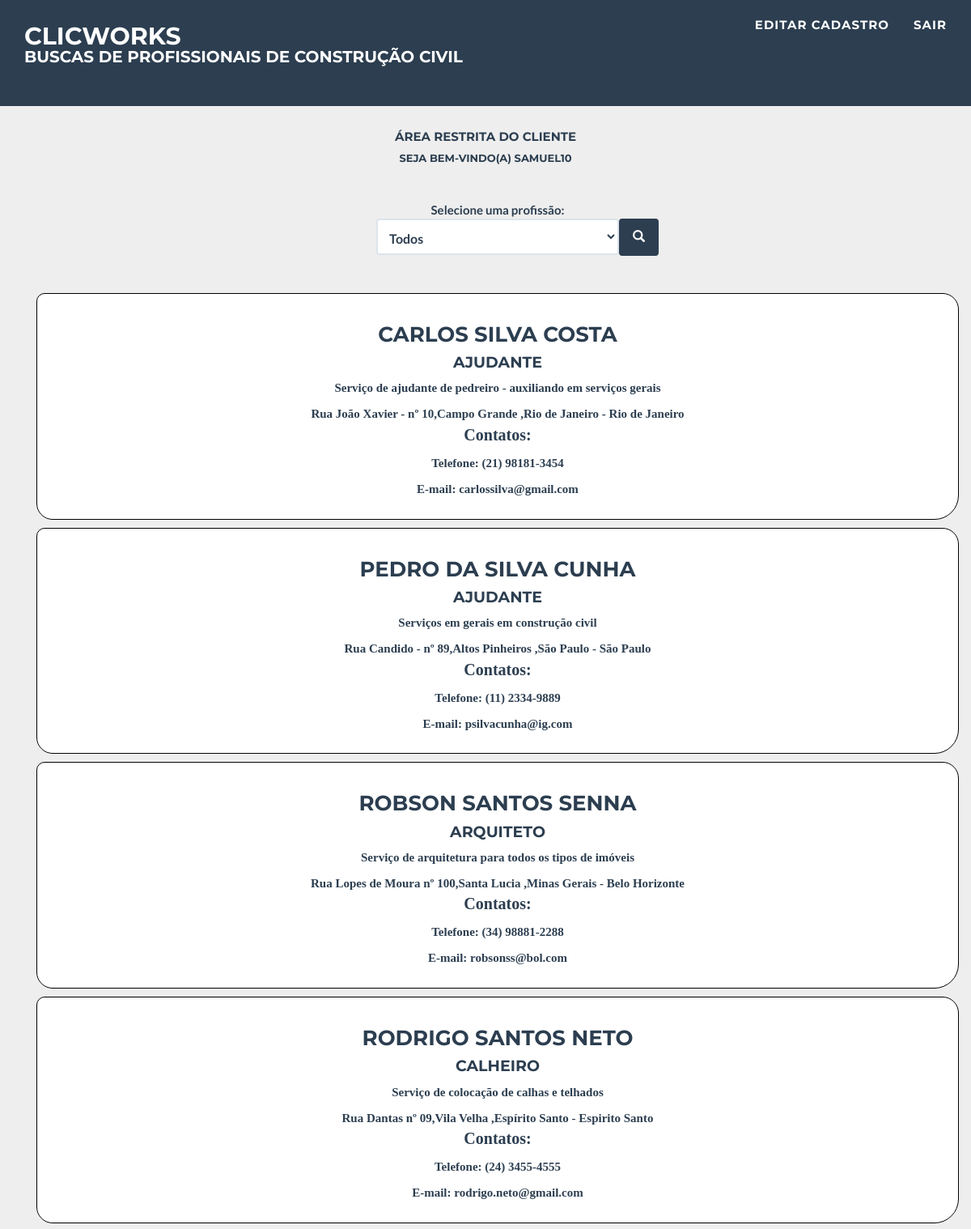
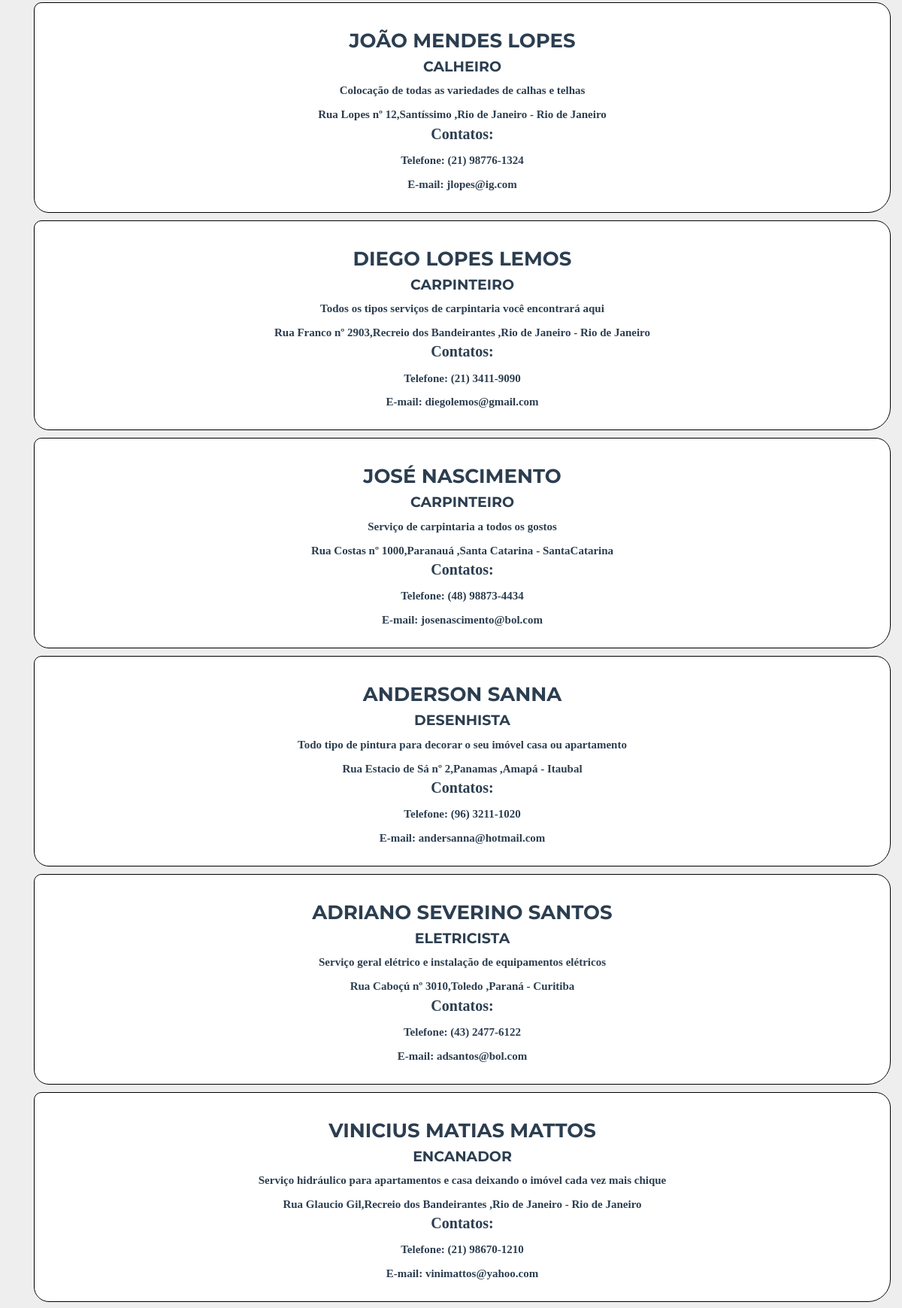
The page /views/areaCliente.php (signed in, upper part) on the database its author committed (2 pictures, top to bottom).
### tables this page shows
CREATE TABLE IF NOT EXISTS `profissionais` (
  `id_pro` int(11) NOT NULL AUTO_INCREMENT,
  `id_login_pro` int(11) NOT NULL,
  `id_serv_pro` int(11) NOT NULL,
  `nome_pro` varchar(200) NOT NULL,
  `cpf_pro` varchar(100) NOT NULL,
  `data_nascimento_pro` datetime NOT NULL,
  `data_cadastro_pro` datetime NOT NULL,
  `escolaridade_pro` varchar(100) NOT NULL,
  `endereco_pro` varchar(200) NOT NULL,
  `cep_pro` varchar(100) NOT NULL,
  `bairro_pro` varchar(100) NOT NULL,
  `cidade_pro` varchar(100) NOT NULL,
  `estado_pro` varchar(100) NOT NULL,
  `resumo_experiencia_pro` varchar(500) NOT NULL,
  `telefone_pro` varchar(100) NOT NULL,
  `email_pro` varchar(200) NOT NULL,
  PRIMARY KEY (`id_pro`),
  KEY `id_login_str` (`id_login_pro`),
  KEY `id_serv_str` (`id_serv_pro`)
);

CREATE TABLE IF NOT EXISTS `servicos` (
  `id_serv` int(11) NOT NULL AUTO_INCREMENT,
  `nome_serv` varchar(200) NOT NULL,
  PRIMARY KEY (`id_serv`)
);

### controllers/profissionalController.php (called while the page is built, shortened)
<?php
require_once("../Model/profissionalModel.php");
require_once("../Model/servicoModel.php");
require_once("../dao/mao_De_Obra_Dao.php");
class profissionalController {
	static function exibirDadosProfissionais(){
		$mao_De_Obra_Dao = new mao_De_Obra_Dao();
        $result = $mao_De_Obra_Dao->exibirDadosProfissionais();
		$listaCadastrosProfissionais = array();
		$indice = 1;
        if (($result -> rowCount()) >= 1){
            foreach($result as $pr) {
				$profissionalModel = new profissionalModel();
				$servicoModel = new servicoModel();
				$cadastroProfissionalModel = new cadastroProfissionalModel();
				$profissionalModel->setId_pro($pr[0]);
				$profissionalModel->setId_login_pro($pr[1]);
				$profissionalModel->setId_serv_pro($pr[2]);
				$profissionalModel->setNome_pro($pr[3]);
				$profissionalModel->setCpf_pro($pr[4]);
				$profissionalModel->setData_Nascimento_pro($pr[5]);
				$profissionalModel->setData_Cadastro_pro($pr[6]);
				$profissionalModel->setEscolaridade_pro($pr[7]);
				$profissionalModel->setEndereco_pro($pr[8]);
				$profissionalModel->setCep_pro($pr[9]);
				$profissionalModel->setBairro_pro($pr[10]);
				$profissionalModel->setCidade_pro($pr[11]);
				$profissionalModel->setEstado_pro($pr[12]);
				$profissionalModel->setResumo_experiencia_pro($pr[13]);
				$profissionalModel->setTelefone_pro($pr[14]);
				$profissionalModel->setEmail_pro($pr[15]);
				$servicoModel->setid_serv($pr[16]);
				$servicoModel->setNome_serv($pr[17]);
				$cadastroProfissionalModel->setProfissionalModel($profissionalModel);
				$cadastroProfissionalModel->setServicoModel($servicoModel);
				$listaCadastrosProfissionais[$indice] = $cadastroProfissionalModel;
				$indice++;
			}
		}
		return $listaCadastrosProfissionais;
	}
}

### db/conexao.php (called while the page is built, shortened)
<?php
class Conexao extends PDO {
    private $conn = "mysql:host=localhost; dbname=mao_de_obra; charset=utf8";
    private $usuario = "root";
    private $senha = "";
    public $handle = null;
    function __construct() {
        try {
            if ($this->handle == null) {
                $dbh = parent::__construct($this->conn, $this->usuario, $this->senha);
                $this->handle = $dbh;
                return $this->handle;
            }
        } catch (PDOException $e) {
            echo "a conexão falhou. Erro: " . $e->getMessage();
            return false;
        }
    }
}

### dao/mao_De_Obra_Dao.php (called while the page is built, shortened)
<?php
require_once("../db/conexao.php");
require_once("../Model/profissionalModel.php");
require_once("../Model/servicoModel.php");
require_once("../Model/cadastroProfissionalModel.php");
class mao_De_Obra_Dao{
	public function exibirDadosProfissionais(){
		try{
			$this->conn = new conexao();
			$query = ("SELECT p.id_pro, p.id_login_pro, p.id_serv_pro, p.nome_pro, p.cpf_pro, date_format(p.data_nascimento_pro,'%Y-%m-%d') as data_nascimento_pro, date_format(p.data_cadastro_pro,'%Y-%m-%d') as data_cadastro_pro, p.escolaridade_pro, p.endereco_pro, p.cep_pro, p.bairro_pro, p.cidade_pro, p.estado_pro, p.resumo_experiencia_pro, p.telefone_pro, p.email_pro, s.* FROM profissionais p, servicos s WHERE p.id_serv_pro = s.id_serv ORDER BY s.nome_serv");
			$stmt = $this->conn->prepare($query);
			  $stmt->execute();
			  return $stmt;
		}catch (Exception $ex){
			echo "Erro: " . $ex->getMessage();
		}
	}
}

### Model/cadastroProfissionalModel.php (called while the page is built, shortened)
<?php
require_once("../Model/profissionalModel.php");
require_once("../Model/servicoModel.php");
class cadastroProfissionalModel {
    private $profissionalModel;
	private $servicoModel;
    function getProfissionalModel() {
        return $this->profissionalModel;
    }
	function getServicoModel() {
        return $this->servicoModel;
    }
    function setProfissionalModel($profissionalModel) {
        $this->profissionalModel = $profissionalModel;
    }
    function setServicoModel($servicoModel) {
        $this->servicoModel = $servicoModel;
    }
}

### Model/profissionalModel.php (called while the page is built, shortened)
<?php
class profissionalModel {
    private $nome_pro;
	private $endereco_pro;
	private $bairro_pro;
	private $cidade_pro;
	private $estado_pro;
	private $resumo_experiencia_pro;
	private $telefone_pro;
	private $email_pro;
    function getNome_pro() {
        return $this->nome_pro;
    }
		function getEndereco_pro() {
        return $this->endereco_pro;
    }
	function getBairro_pro() {
        return $this->bairro_pro;
    }
	function getCidade_pro() {
        return $this->cidade_pro;
    }
	function getEstado_pro() {
        return $this->estado_pro;
    }
	function getResumo_experiencia_pro() {
        return $this->resumo_experiencia_pro;
    }
	function getTelefone_pro() {
        return $this->telefone_pro;
    }
	function getEmail_pro() {
        return $this->email_pro;
    }
    function setNome_pro($nome_pro) {
        $this->nome_pro = $nome_pro;
    }
	function setEndereco_pro($endereco_pro) {
        $this->endereco_pro = $endereco_pro;
    }
	function setBairro_pro($bairro_pro) {
        $this->bairro_pro = $bairro_pro;
    }
	function setCidade_pro($cidade_pro) {
        $this->cidade_pro = $cidade_pro;
    }
	function setEstado_pro($estado_pro) {
        $this->estado_pro = $estado_pro;
    }
	function setResumo_experiencia_pro($resumo_experiencia_pro) {
        $this->resumo_experiencia_pro = $resumo_experiencia_pro;
    }
	function setTelefone_pro($telefone_pro) {
        $this->telefone_pro = $telefone_pro;
    }
	function setEmail_pro($email_pro) {
        $this->email_pro = $email_pro;
    }
}

### Model/servicoModel.php (called while the page is built, shortened)
<?php
class servicoModel {
	private $nome_serv;
	function getNome_serv() {
        return $this->nome_serv;
    }
	function setNome_serv($nome_serv) {
        $this->nome_serv = $nome_serv;
    }
}

### views/areaCliente.php (the view, shortened to what this page needs)
<?php
	require_once("../controllers/profissionalController.php");
	require_once("../Model/cadastroProfissionalModel.php");
	require_once("../Model/profissionalModel.php");
	require_once("../Model/servicoModel.php");
	$validar = $_SESSION["nomeUsuario"];
	if (empty($validar)){
		header("Location:../index.php");
	}else{
			if (isset($_SESSION['listaCadastrosProfissionais'])){
				$listaProfissionais = $_SESSION['listaCadastrosProfissionais'];
				if (sizeof($listaProfissionais)==0){$teste = 'Nenhum registro encontrado!';
				}else{
					$teste = '';
				};
				unset($_SESSION['listaCadastrosProfissionais']);
			}else{
			$profissionalController = new profissionalController();
			$listaProfissionais = $profissionalController->exibirDadosProfissionais();
			}
		}
?>
<!DOCTYPE html>
<html lang="pt-br">
<head>
	<link href="../views/bootstrap/css/bootstrap_arearestrita.css" rel="stylesheet">
	<link href="../views/bootstrap/css/ie10-viewport-bug-workaround.css" rel="stylesheet">
    <link href="../views/bootstrap/css/signin_arearestrita.css" rel="stylesheet">
    <link href="../views/bootstrap/css/estilo_arearestrita.css" rel="stylesheet">
    <link href="../views/bootstrap/css/freelancer.css" rel="stylesheet">
    <link href="font-awesome/css/font-awesome.min.css" rel="stylesheet" type="text/css">
</head>
<body id="page-top" class="index">
    <nav class="navbar navbar-default navbar-fixed-top">
        <div class="container">
            <div class="navbar-header page-scroll">
                <a class="navbar-brand" href="../index.php"><b>CLICWORKS<b/> <br/>
				<p>Buscas de Profissionais de construção civil<p/></a>
            </div>
            <div class="collapse navbar-collapse" id="bs-example-navbar-collapse-1">
                <ul class="nav navbar-nav navbar-right">
                    <li class="page-scroll">
						<a href="../views/editarCadastroCliente.php">Editar cadastro</a>
                    </li>
					<li class="page-scroll">
                        <a href="../index.php">Sair</a>
                    </li>
                </ul>
            </div>
        </div>
    </nav>
    <section>
        <div class="container">
            <div class="row">
                <div class="col-lg-12 text-center">
                    <h5>Área Restrita do Cliente</h5>
                     <h6> <?php echo "Seja bem-vindo(a) ". $validar;?> </h6>
                </div>
            </div>
			<div class="container" >
				<div class="row" >
					<div class="col-lg-12 text-center">
						<form class="form-signin" method="POST" action="../controllers/profissionalController.php"  >
							<label for="inputCadastro" class="sr-only"  >PESQUISAR POR TIPO DE SERVIÇO</label>Selecione uma profissão:
							<select class="form-control" name="selecionar_profissao" id="txt_plataforma" >
								<option value="0" selected="selected">Todos</option>
							</select>
							<div class= "col-lg-offset-12">
								<button  class="btn btn-primary" type="submit">
									<span  class="glyphicon glyphicon-search"></span>
								</button>
							</div>
						</form>
							<?php
									foreach($listaProfissionais as $itemLista){
									echo "<fieldset class='fieldset-responsive'>";
									 echo "<h3>".$itemLista->getProfissionalModel()->getNome_pro()."</h3>";
									echo "<h4>".$itemLista->getServicoModel()->getNome_serv()."</h4></p>" ;"</n>";
									echo "<strong> ".$itemLista->getProfissionalModel()->getResumo_experiencia_pro()."</strong></p>";
									echo "<strong> ".$itemLista->getProfissionalModel()->getEndereco_pro()."</strong>";
									echo "<strong>,".$itemLista->getProfissionalModel()->getBairro_pro()."</strong> ";
									echo "<strong>,".$itemLista->getProfissionalModel()->getEstado_pro()."</strong>";
									echo "<strong> - ".$itemLista->getProfissionalModel()->getCidade_pro()."</strong> ";
									echo "<p>Contatos:</p>";
									echo "<strong>Telefone: ".$itemLista->getProfissionalModel()->getTelefone_pro()."</p></strong>";
									echo "<strong>E-mail: ".$itemLista->getProfissionalModel()->getEmail_pro()."</p></strong>";
								    echo "</fieldset>";
									}
									?>
					</div>
				</div>
			</div>
		</div>
    </section>
</body>
</html>

### rows shown on the page
profissionais: nome_pro "CARLOS SILVA COSTA", servicos.nome_serv "AJUDANTE", resumo_experiencia_pro "Serviço de ajudante de pedreiro - auxiliando em serviços gerais", endereco_pro "Rua João Xavier - nº 10", bairro_pro "Campo Grande", estado_pro "Rio de Janeiro", cidade_pro "Rio de Janeiro", telefone_pro "(21) 98181-3454", email_pro "carlossilva@gmail.com"
profissionais: nome_pro "PEDRO DA SILVA CUNHA", servicos.nome_serv "AJUDANTE", resumo_experiencia_pro "Serviços em gerais em construção civil", endereco_pro "Rua Candido - nº 89", bairro_pro "Altos Pinheiros", estado_pro "São Paulo", cidade_pro "São Paulo", telefone_pro "(11) 2334-9889", email_pro "psilvacunha@ig.com"
profissionais: nome_pro "ROBSON SANTOS SENNA", servicos.nome_serv "ARQUITETO", resumo_experiencia_pro "Serviço de arquitetura para todos os tipos de imóveis", endereco_pro "Rua Lopes de Moura nº 100", bairro_pro "Santa Lucia", estado_pro "Minas Gerais", cidade_pro "Belo Horizonte", telefone_pro "(34) 98881-2288", email_pro "robsonss@bol.com"
profissionais: nome_pro "RODRIGO SANTOS NETO", servicos.nome_serv "CALHEIRO", resumo_experiencia_pro "Serviço de colocação de calhas e telhados", endereco_pro "Rua Dantas nº 09", bairro_pro "Vila Velha", estado_pro "Espírito Santo", cidade_pro "Espirito Santo", telefone_pro "(24) 3455-4555", email_pro "rodrigo.neto@gmail.com"
profissionais: nome_pro "JOÃO MENDES LOPES", servicos.nome_serv "CALHEIRO", resumo_experiencia_pro "Colocação de todas as variedades de calhas e telhas", endereco_pro "Rua Lopes nº 12", bairro_pro "Santíssimo", estado_pro "Rio de Janeiro", cidade_pro "Rio de Janeiro", telefone_pro "(21) 98776-1324", email_pro "jlopes@ig.com"
profissionais: nome_pro "DIEGO LOPES LEMOS", servicos.nome_serv "CARPINTEIRO", resumo_experiencia_pro "Todos os tipos serviços de carpintaria você encontrará aqui", endereco_pro "Rua Franco nº 2903", bairro_pro "Recreio dos Bandeirantes", estado_pro "Rio de Janeiro", cidade_pro "Rio de Janeiro", telefone_pro "(21) 3411-9090", email_pro "diegolemos@gmail.com"
profissionais: nome_pro "JOSÉ NASCIMENTO", servicos.nome_serv "CARPINTEIRO", resumo_experiencia_pro "Serviço de carpintaria a todos os gostos", endereco_pro "Rua Costas nº 1000", bairro_pro "Paranauá", estado_pro "Santa Catarina", cidade_pro "SantaCatarina", telefone_pro "(48) 98873-4434", email_pro "josenascimento@bol.com"
profissionais: nome_pro "ANDERSON SANNA", servicos.nome_serv "DESENHISTA", resumo_experiencia_pro "Todo tipo de pintura para decorar o seu imóvel casa ou apartamento", endereco_pro "Rua Estacio de Sá nº 2", bairro_pro "Panamas", estado_pro "Amapá", cidade_pro "Itaubal", telefone_pro "(96) 3211-1020", email_pro "andersanna@hotmail.com"
profissionais: nome_pro "ADRIANO SEVERINO SANTOS", servicos.nome_serv "ELETRICISTA", resumo_experiencia_pro "Serviço geral elétrico e instalação de equipamentos elétricos", endereco_pro "Rua Caboçú nº 3010", bairro_pro "Toledo", estado_pro "Paraná", cidade_pro "Curitiba", telefone_pro "(43) 2477-6122", email_pro "adsantos@bol.com"
profissionais: nome_pro "VINICIUS MATIAS MATTOS", servicos.nome_serv "ENCANADOR", resumo_experiencia_pro "Serviço hidráulico para apartamentos e casa deixando o imóvel cada vez mais chique", endereco_pro "Rua Glaucio Gil", bairro_pro "Recreio dos Bandeirantes", estado_pro "Rio de Janeiro", cidade_pro "Rio de Janeiro", telefone_pro "(21) 98670-1210", email_pro "vinimattos@yahoo.com"

### other values the page prints
$validar "SAMUEL10"
